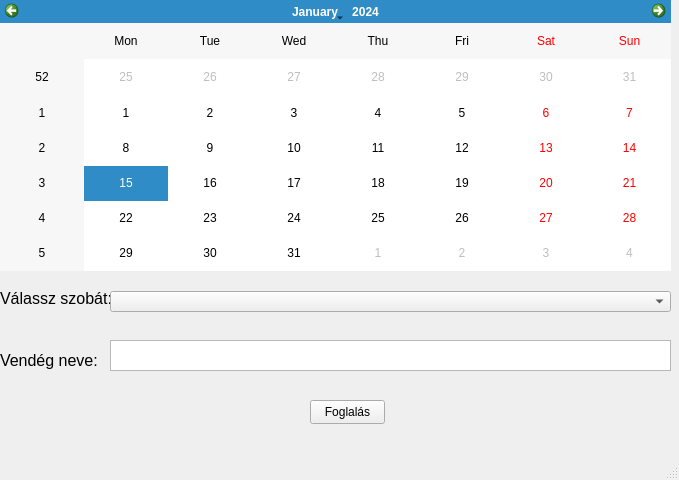
<?xml version="1.0" encoding="UTF-8"?>
<ui version="4.0">
 <class>addReserv</class>
 <widget class="QMainWindow" name="addReserv">
  <property name="geometry">
   <rect>
    <x>0</x>
    <y>0</y>
    <width>679</width>
    <height>480</height>
   </rect>
  </property>
  <property name="sizePolicy">
   <sizepolicy hsizetype="Fixed" vsizetype="Fixed">
    <horstretch>0</horstretch>
    <verstretch>0</verstretch>
   </sizepolicy>
  </property>
  <property name="minimumSize">
   <size>
    <width>679</width>
    <height>480</height>
   </size>
  </property>
  <property name="maximumSize">
   <size>
    <width>679</width>
    <height>480</height>
   </size>
  </property>
  <property name="windowTitle">
   <string>Foglalás hozzáadása</string>
  </property>
  <widget class="QWidget" name="centralwidget">
   <widget class="QCalendarWidget" name="calendarWidget">
    <property name="geometry">
     <rect>
      <x>0</x>
      <y>0</y>
      <width>671</width>
      <height>271</height>
     </rect>
    </property>
   </widget>
   <widget class="QPushButton" name="btnMakeReserv">
    <property name="geometry">
     <rect>
      <x>310</x>
      <y>400</y>
      <width>75</width>
      <height>24</height>
     </rect>
    </property>
    <property name="text">
     <string>Foglalás</string>
    </property>
   </widget>
   <widget class="QLabel" name="label">
    <property name="geometry">
     <rect>
      <x>0</x>
      <y>290</y>
      <width>181</width>
      <height>16</height>
     </rect>
    </property>
    <property name="font">
     <font>
      <pointsize>12</pointsize>
     </font>
    </property>
    <property name="text">
     <string>Válassz szobát:</string>
    </property>
   </widget>
   <widget class="QComboBox" name="cmbSzobak">
    <property name="geometry">
     <rect>
      <x>110</x>
      <y>291</y>
      <width>561</width>
      <height>21</height>
     </rect>
    </property>
    <property name="font">
     <font>
      <pointsize>12</pointsize>
     </font>
    </property>
   </widget>
   <widget class="QLabel" name="lblGuestName">
    <property name="geometry">
     <rect>
      <x>0</x>
      <y>350</y>
      <width>101</width>
      <height>21</height>
     </rect>
    </property>
    <property name="font">
     <font>
      <pointsize>12</pointsize>
     </font>
    </property>
    <property name="text">
     <string>Vendég neve:</string>
    </property>
   </widget>
   <widget class="QPlainTextEdit" name="txtGuestName">
    <property name="geometry">
     <rect>
      <x>110</x>
      <y>340</y>
      <width>561</width>
      <height>31</height>
     </rect>
    </property>
   </widget>
  </widget>
  <widget class="QMenuBar" name="menubar">
   <property name="geometry">
    <rect>
     <x>0</x>
     <y>0</y>
     <width>679</width>
     <height>22</height>
    </rect>
   </property>
  </widget>
  <widget class="QStatusBar" name="statusbar"/>
 </widget>
 <resources/>
 <connections>
  <connection>
   <sender>btnMakeReserv</sender>
   <signal>clicked()</signal>
   <receiver>addReserv</receiver>
   <slot>btnClick()</slot>
   <hints>
    <hint type="sourcelabel">
     <x>384</x>
     <y>422</y>
    </hint>
    <hint type="destinationlabel">
     <x>427</x>
     <y>167</y>
    </hint>
   </hints>
  </connection>
 </connections>
 <slots>
  <slot>returnSelectedDate()</slot>
  <slot>btnClick()</slot>
  <slot>slot_tmp()</slot>
 </slots>
</ui>
